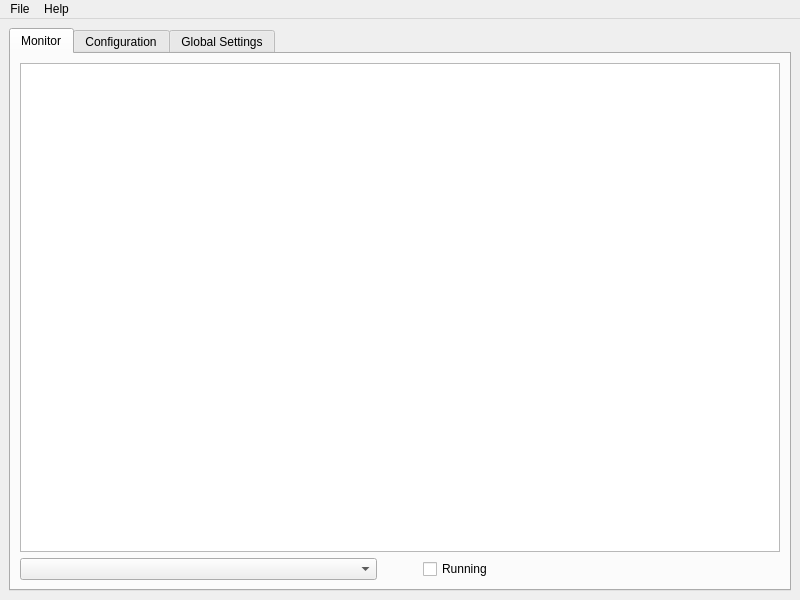
<?xml version="1.0" encoding="UTF-8"?>
<ui version="4.0">
 <class>MainWindow</class>
 <widget class="QMainWindow" name="MainWindow">
  <property name="geometry">
   <rect>
    <x>0</x>
    <y>0</y>
    <width>800</width>
    <height>600</height>
   </rect>
  </property>
  <property name="windowTitle">
   <string>Vokey Manager</string>
  </property>
  <property name="tabShape">
   <enum>QTabWidget::Rounded</enum>
  </property>
  <widget class="QWidget" name="centralwidget">
   <property name="sizePolicy">
    <sizepolicy hsizetype="Preferred" vsizetype="Preferred">
     <horstretch>0</horstretch>
     <verstretch>0</verstretch>
    </sizepolicy>
   </property>
   <layout class="QVBoxLayout" name="verticalLayout_3">
    <item>
     <widget class="QTabWidget" name="tabWidget">
      <property name="currentIndex">
       <number>0</number>
      </property>
      <widget class="QWidget" name="tab_monitor">
       <property name="toolTip">
        <string/>
       </property>
       <attribute name="title">
        <string>Monitor</string>
       </attribute>
       <layout class="QVBoxLayout" name="verticalLayout">
        <item>
         <widget class="QTextBrowser" name="textBrowser"/>
        </item>
        <item>
         <layout class="QHBoxLayout" name="horizontalLayout">
          <item>
           <widget class="QComboBox" name="comboBox_profile">
            <property name="toolTip">
             <string>Selected profile</string>
            </property>
           </widget>
          </item>
          <item>
           <spacer name="horizontalSpacer">
            <property name="orientation">
             <enum>Qt::Horizontal</enum>
            </property>
            <property name="sizeType">
             <enum>QSizePolicy::Preferred</enum>
            </property>
            <property name="sizeHint" stdset="0">
             <size>
              <width>40</width>
              <height>20</height>
             </size>
            </property>
           </spacer>
          </item>
          <item>
           <widget class="QCheckBox" name="checkBox_running">
            <property name="sizePolicy">
             <sizepolicy hsizetype="Minimum" vsizetype="Fixed">
              <horstretch>0</horstretch>
              <verstretch>0</verstretch>
             </sizepolicy>
            </property>
            <property name="text">
             <string>Running</string>
            </property>
           </widget>
          </item>
         </layout>
        </item>
       </layout>
      </widget>
      <widget class="QWidget" name="tab_config">
       <attribute name="title">
        <string>Configuration</string>
       </attribute>
       <layout class="QVBoxLayout" name="verticalLayout_4">
        <item>
         <widget class="QComboBox" name="comboBox"/>
        </item>
        <item>
         <layout class="QHBoxLayout" name="horizontalLayout_2">
          <item>
           <widget class="QListWidget" name="listWidget"/>
          </item>
          <item>
           <widget class="QScrollArea" name="scrollArea_2">
            <property name="widgetResizable">
             <bool>true</bool>
            </property>
            <widget class="QWidget" name="scrollAreaWidgetContents_2">
             <property name="geometry">
              <rect>
               <x>0</x>
               <y>0</y>
               <width>376</width>
               <height>427</height>
              </rect>
             </property>
             <layout class="QFormLayout" name="formLayout_3">
              <item row="0" column="0">
               <widget class="QLabel" name="label_2">
                <property name="text">
                 <string>Title</string>
                </property>
               </widget>
              </item>
              <item row="0" column="1">
               <widget class="QLineEdit" name="lineEdit_2"/>
              </item>
              <item row="1" column="0">
               <widget class="QLabel" name="label_3">
                <property name="text">
                 <string>Description</string>
                </property>
               </widget>
              </item>
              <item row="1" column="1">
               <widget class="QLineEdit" name="lineEdit_3"/>
              </item>
              <item row="2" column="1">
               <widget class="QPlainTextEdit" name="plainTextEdit"/>
              </item>
              <item row="2" column="0">
               <widget class="QLabel" name="label_4">
                <property name="text">
                 <string>Commands</string>
                </property>
               </widget>
              </item>
              <item row="3" column="0">
               <widget class="QLabel" name="label_5">
                <property name="text">
                 <string>Actions</string>
                </property>
               </widget>
              </item>
             </layout>
            </widget>
           </widget>
          </item>
         </layout>
        </item>
        <item>
         <widget class="QDialogButtonBox" name="buttonBox_2">
          <property name="standardButtons">
           <set>QDialogButtonBox::Discard|QDialogButtonBox::Save</set>
          </property>
         </widget>
        </item>
       </layout>
      </widget>
      <widget class="QWidget" name="tab_settings">
       <attribute name="title">
        <string>Global Settings</string>
       </attribute>
       <layout class="QVBoxLayout" name="verticalLayout_2">
        <item>
         <widget class="QScrollArea" name="scrollArea">
          <property name="widgetResizable">
           <bool>true</bool>
          </property>
          <widget class="QWidget" name="scrollAreaWidgetContents">
           <property name="geometry">
            <rect>
             <x>0</x>
             <y>0</y>
             <width>764</width>
             <height>467</height>
            </rect>
           </property>
           <layout class="QFormLayout" name="formLayout_2">
            <item row="0" column="0">
             <widget class="QLabel" name="label">
              <property name="text">
               <string>Default Profile</string>
              </property>
             </widget>
            </item>
            <item row="0" column="1">
             <widget class="QLineEdit" name="lineEdit"/>
            </item>
           </layout>
          </widget>
         </widget>
        </item>
        <item>
         <widget class="QDialogButtonBox" name="buttonBox">
          <property name="standardButtons">
           <set>QDialogButtonBox::Discard|QDialogButtonBox::RestoreDefaults|QDialogButtonBox::Save</set>
          </property>
         </widget>
        </item>
       </layout>
      </widget>
     </widget>
    </item>
   </layout>
  </widget>
  <widget class="QMenuBar" name="menubar">
   <property name="geometry">
    <rect>
     <x>0</x>
     <y>0</y>
     <width>800</width>
     <height>30</height>
    </rect>
   </property>
   <widget class="QMenu" name="menuabout">
    <property name="title">
     <string>Help</string>
    </property>
    <addaction name="actionAbout_Vokey"/>
   </widget>
   <widget class="QMenu" name="menuFile">
    <property name="title">
     <string>File</string>
    </property>
    <addaction name="actionQuit"/>
   </widget>
   <addaction name="menuFile"/>
   <addaction name="menuabout"/>
  </widget>
  <action name="actionAbout_Vokey">
   <property name="text">
    <string>About Vokey</string>
   </property>
  </action>
  <action name="actionQuit">
   <property name="text">
    <string>Quit</string>
   </property>
  </action>
 </widget>
 <resources/>
 <connections/>
</ui>
